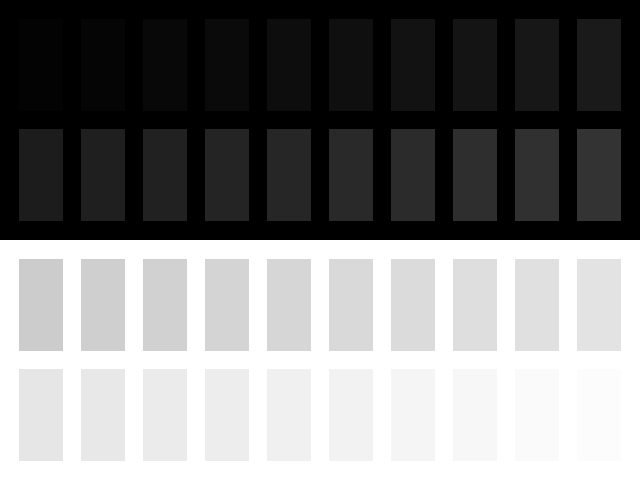

This chart was generated by the following Python code:
import Image
import ImageDraw

image = Image.new('RGB', (640, 480))

draw = ImageDraw.Draw(image)

draw.rectangle(((0, 240), (639, 479)), 'rgb(100%, 100%, 100%)')

for level in range(1, 11):
    left = (level - 1) * 62 + 19
    right = left + 43

    draw.rectangle(((left, 19), (right, 110)),
            fill='rgb(%d%%, %d%%, %d%%)' % (level, level, level))

    level += 10
    draw.rectangle(((left, 129), (right, 220)),
            fill='rgb(%d%%, %d%%, %d%%)' % (level, level, level))

    level += 69
    draw.rectangle(((left, 259), (right, 350)),
            fill='rgb(%d%%, %d%%, %d%%)' % (level, level, level))

    level += 10
    draw.rectangle(((left, 369), (right, 460)),
            fill='rgb(%d%%, %d%%, %d%%)' % (level, level, level))

image.save('calibrate.png', 'PNG')

# ex:et:sw=4:ts=4
